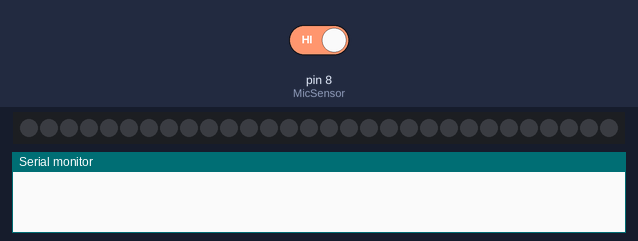
The sketch below on a simulated Arduino Uno, built with avr-gcc and run on an emulated ATmega328P. Parts: 30 RGB LEDs in strip order, left to right, the last lines printed to the serial monitor. Inputs (shaded band) come from the test bench; at power-on: pin 8 (MicSensor) HIGH. Dim RGB values are drawn brighter than linear.

Above: at 1.2 s.
1.3 s: pin 8 (MicSensor) driven LOW
At 1.82 s:
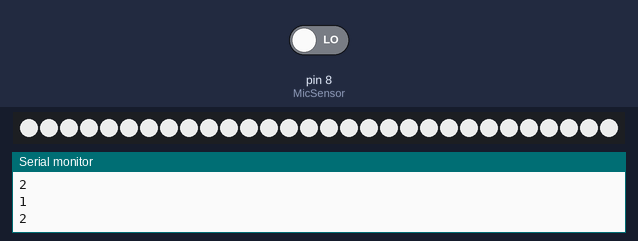
3.9 s: pin 8 (MicSensor) driven HIGH
Timing chart, 0 to 6.9 s (numbered marks = the images above; inputs shaded):
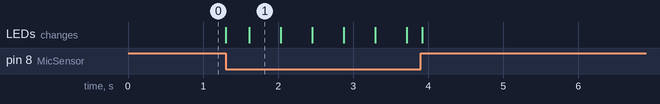

The sketch:

sketch_jan06a.ino
```cpp
#include <Adafruit_NeoPixel.h>

const int ledpin = 6;
const int numLeds = 30;

Adafruit_NeoPixel strip = Adafruit_NeoPixel(numLeds, ledpin, NEO_GRB + NEO_KHZ800);

int MicSensor = 8;
//int LED = 6 ;

void setup()
{
  Serial.begin(9600);

  pinMode (MicSensor, INPUT); // sensor pin INPUT
 // pinMode (LED, OUTPUT); // Led pin OUTPUT

  strip.begin();
  strip.setBrightness(200);
}

int count = 0;

void loop()
{
  int statusSensor = digitalRead (MicSensor);
  //Serial.println(statusSensor);
  if (statusSensor == 0){
    //digitalWrite(LED, HIGH);
    white();
    ++count;
    Serial.println(count);
    delay(50);
    if(count>=2){
      //digitalWrite(LED, LOW);
      off();
      count=0;
    }
  }
}

void white() {
  uint32_t color = strip.Color(250, 250, 250);
  strip.fill(color);
  strip.show();
}

void off(){
  strip.clear();
  strip.show();
}
```

Measured:
- after the input at 1.3 s, the LEDs: change at once (image 1)
- what the display in image 1 shows lasts 0.4 s, from 1.6 s to 2.0 s
